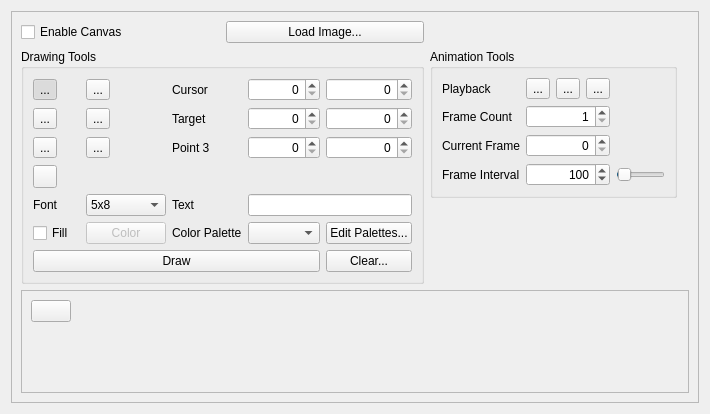
<?xml version="1.0" encoding="UTF-8"?>
<ui version="4.0">
 <class>CanvasControlWidget</class>
 <widget class="QWidget" name="CanvasControlWidget">
  <property name="geometry">
   <rect>
    <x>0</x>
    <y>0</y>
    <width>710</width>
    <height>414</height>
   </rect>
  </property>
  <property name="windowTitle">
   <string>Form</string>
  </property>
  <layout class="QGridLayout" name="canvasLayout">
   <item row="0" column="0">
    <widget class="QScrollArea" name="canvasScrollArea">
     <property name="frameShape">
      <enum>QFrame::StyledPanel</enum>
     </property>
     <property name="widgetResizable">
      <bool>true</bool>
     </property>
     <widget class="QWidget" name="canvasScrollAreaWidgetContents">
      <property name="geometry">
       <rect>
        <x>0</x>
        <y>0</y>
        <width>697</width>
        <height>383</height>
       </rect>
      </property>
      <layout class="QGridLayout" name="gridLayout_2">
       <property name="sizeConstraint">
        <enum>QLayout::SetMinimumSize</enum>
       </property>
       <item row="8" column="2">
        <spacer name="horizontalSpacer">
         <property name="orientation">
          <enum>Qt::Horizontal</enum>
         </property>
         <property name="sizeHint" stdset="0">
          <size>
           <width>40</width>
           <height>20</height>
          </size>
         </property>
        </spacer>
       </item>
       <item row="1" column="0">
        <layout class="QHBoxLayout" name="controlLayout">
         <item>
          <widget class="QCheckBox" name="enableCheckBox">
           <property name="toolTip">
            <string>Adds a Canvas to the Section</string>
           </property>
           <property name="text">
            <string>Enable Canvas</string>
           </property>
          </widget>
         </item>
         <item>
          <widget class="QPushButton" name="loadImageButton">
           <property name="text">
            <string>Load Image...</string>
           </property>
          </widget>
         </item>
        </layout>
       </item>
       <item row="8" column="0" alignment="Qt::AlignLeft|Qt::AlignTop">
        <widget class="QGroupBox" name="drawingToolsGroupBox">
         <property name="title">
          <string>Drawing Tools</string>
         </property>
         <layout class="QGridLayout" name="gridLayout_9">
          <item row="0" column="4">
           <widget class="QSpinBox" name="originXSpinBox">
            <property name="toolTip">
             <string/>
            </property>
            <property name="alignment">
             <set>Qt::AlignRight|Qt::AlignTrailing|Qt::AlignVCenter</set>
            </property>
            <property name="maximum">
             <number>65535</number>
            </property>
           </widget>
          </item>
          <item row="6" column="4" colspan="2">
           <widget class="QLineEdit" name="textLineEdit">
            <property name="toolTip">
             <string/>
            </property>
           </widget>
          </item>
          <item row="2" column="4">
           <widget class="QSpinBox" name="targetXSpinBox">
            <property name="toolTip">
             <string/>
            </property>
            <property name="alignment">
             <set>Qt::AlignRight|Qt::AlignTrailing|Qt::AlignVCenter</set>
            </property>
            <property name="maximum">
             <number>65535</number>
            </property>
           </widget>
          </item>
          <item row="2" column="3">
           <widget class="QLabel" name="targetLabel">
            <property name="text">
             <string>Target</string>
            </property>
           </widget>
          </item>
          <item row="0" column="3">
           <widget class="QLabel" name="originLabel">
            <property name="text">
             <string>Cursor</string>
            </property>
           </widget>
          </item>
          <item row="2" column="5">
           <widget class="QSpinBox" name="targetYSpinBox">
            <property name="toolTip">
             <string/>
            </property>
            <property name="alignment">
             <set>Qt::AlignRight|Qt::AlignTrailing|Qt::AlignVCenter</set>
            </property>
            <property name="maximum">
             <number>65535</number>
            </property>
           </widget>
          </item>
          <item row="6" column="2">
           <widget class="QComboBox" name="fontComboBox">
            <property name="toolTip">
             <string/>
            </property>
            <item>
             <property name="text">
              <string>5x8</string>
             </property>
            </item>
           </widget>
          </item>
          <item row="6" column="3">
           <widget class="QLabel" name="textLabel">
            <property name="text">
             <string>Text</string>
            </property>
           </widget>
          </item>
          <item row="4" column="3">
           <widget class="QLabel" name="target2Label">
            <property name="text">
             <string>Point 3</string>
            </property>
           </widget>
          </item>
          <item row="6" column="0">
           <widget class="QLabel" name="fontLabel">
            <property name="sizePolicy">
             <sizepolicy hsizetype="Minimum" vsizetype="Preferred">
              <horstretch>0</horstretch>
              <verstretch>0</verstretch>
             </sizepolicy>
            </property>
            <property name="text">
             <string>Font</string>
            </property>
           </widget>
          </item>
          <item row="4" column="4">
           <widget class="QSpinBox" name="target2XSpinBox">
            <property name="alignment">
             <set>Qt::AlignRight|Qt::AlignTrailing|Qt::AlignVCenter</set>
            </property>
            <property name="maximum">
             <number>65535</number>
            </property>
           </widget>
          </item>
          <item row="8" column="4">
           <widget class="QComboBox" name="paletteComboBox"/>
          </item>
          <item row="0" column="5">
           <widget class="QSpinBox" name="originYSpinBox">
            <property name="toolTip">
             <string/>
            </property>
            <property name="alignment">
             <set>Qt::AlignRight|Qt::AlignTrailing|Qt::AlignVCenter</set>
            </property>
            <property name="maximum">
             <number>65535</number>
            </property>
           </widget>
          </item>
          <item row="10" column="5">
           <widget class="QPushButton" name="clearButton">
            <property name="text">
             <string>Clear...</string>
            </property>
           </widget>
          </item>
          <item row="8" column="5">
           <widget class="QPushButton" name="editPaletteButton">
            <property name="text">
             <string>Edit Palettes...</string>
            </property>
           </widget>
          </item>
          <item row="8" column="2">
           <widget class="QPushButton" name="selectColorButton">
            <property name="enabled">
             <bool>false</bool>
            </property>
            <property name="toolTip">
             <string>Displays the selected drawing color</string>
            </property>
            <property name="text">
             <string>Color</string>
            </property>
           </widget>
          </item>
          <item row="4" column="5">
           <widget class="QSpinBox" name="target2YSpinBox">
            <property name="alignment">
             <set>Qt::AlignRight|Qt::AlignTrailing|Qt::AlignVCenter</set>
            </property>
            <property name="maximum">
             <number>65535</number>
            </property>
           </widget>
          </item>
          <item row="8" column="3">
           <widget class="QLabel" name="paletteLabel">
            <property name="text">
             <string>Color Palette</string>
            </property>
           </widget>
          </item>
          <item row="8" column="0">
           <widget class="QCheckBox" name="fillCheckBox">
            <property name="toolTip">
             <string>Fills in shapes, otherwise draws only the shape's outline</string>
            </property>
            <property name="text">
             <string>Fill</string>
            </property>
           </widget>
          </item>
          <item row="0" column="0">
           <widget class="QToolButton" name="circleToolButton">
            <property name="toolTip">
             <string>Circle tool</string>
            </property>
            <property name="text">
             <string>...</string>
            </property>
            <property name="icon">
             <iconset resource="../resources/images/images.qrc">
              <normaloff>:/icon_circle.png</normaloff>:/icon_circle.png</iconset>
            </property>
            <property name="checkable">
             <bool>true</bool>
            </property>
            <property name="checked">
             <bool>true</bool>
            </property>
            <property name="autoRaise">
             <bool>false</bool>
            </property>
           </widget>
          </item>
          <item row="10" column="0" colspan="5">
           <widget class="QPushButton" name="drawButton">
            <property name="text">
             <string>Draw</string>
            </property>
            <property name="icon">
             <iconset resource="../resources/images/images.qrc">
              <normaloff>:/icon_draw.png</normaloff>:/icon_draw.png</iconset>
            </property>
           </widget>
          </item>
          <item row="4" column="2">
           <widget class="QToolButton" name="brushToolButton">
            <property name="toolTip">
             <string>Brush tool</string>
            </property>
            <property name="text">
             <string>...</string>
            </property>
            <property name="icon">
             <iconset resource="../resources/images/images.qrc">
              <normaloff>:/icon_paint.png</normaloff>:/icon_paint.png</iconset>
            </property>
            <property name="checkable">
             <bool>true</bool>
            </property>
           </widget>
          </item>
          <item row="2" column="2">
           <widget class="QToolButton" name="rectToolButton">
            <property name="toolTip">
             <string>Rectangle tool</string>
            </property>
            <property name="text">
             <string>...</string>
            </property>
            <property name="icon">
             <iconset resource="../resources/images/images.qrc">
              <normaloff>:/icon_rectangle.png</normaloff>:/icon_rectangle.png</iconset>
            </property>
            <property name="checkable">
             <bool>true</bool>
            </property>
           </widget>
          </item>
          <item row="4" column="0">
           <widget class="QToolButton" name="textToolButton">
            <property name="toolTip">
             <string>Text tool</string>
            </property>
            <property name="text">
             <string>...</string>
            </property>
            <property name="icon">
             <iconset resource="../resources/images/images.qrc">
              <normaloff>:/icon_text.png</normaloff>:/icon_text.png</iconset>
            </property>
            <property name="checkable">
             <bool>true</bool>
            </property>
           </widget>
          </item>
          <item row="0" column="2">
           <widget class="QToolButton" name="lineToolButton">
            <property name="toolTip">
             <string>Line tool</string>
            </property>
            <property name="text">
             <string>...</string>
            </property>
            <property name="icon">
             <iconset resource="../resources/images/images.qrc">
              <normaloff>:/icon_line.png</normaloff>:/icon_line.png</iconset>
            </property>
            <property name="checkable">
             <bool>true</bool>
            </property>
           </widget>
          </item>
          <item row="2" column="0">
           <widget class="QToolButton" name="triangleToolButton">
            <property name="toolTip">
             <string>Triangle tool</string>
            </property>
            <property name="text">
             <string>...</string>
            </property>
            <property name="icon">
             <iconset resource="../resources/images/images.qrc">
              <normaloff>:/icon_triangle.png</normaloff>:/icon_triangle.png</iconset>
            </property>
            <property name="checkable">
             <bool>true</bool>
            </property>
           </widget>
          </item>
          <item row="5" column="0">
           <widget class="QToolButton" name="replaceToolButton">
            <property name="toolTip">
             <string>Replace tool</string>
            </property>
            <property name="text">
             <string/>
            </property>
            <property name="icon">
             <iconset resource="../resources/images/images.qrc">
              <normaloff>:/icon_replace.png</normaloff>:/icon_replace.png</iconset>
            </property>
            <property name="checkable">
             <bool>true</bool>
            </property>
           </widget>
          </item>
         </layout>
        </widget>
       </item>
       <item row="8" column="1" alignment="Qt::AlignTop">
        <widget class="QGroupBox" name="animationToolsGroupBox">
         <property name="minimumSize">
          <size>
           <width>217</width>
           <height>0</height>
          </size>
         </property>
         <property name="title">
          <string>Animation Tools</string>
         </property>
         <layout class="QGridLayout" name="gridLayout_8">
          <item row="4" column="0">
           <widget class="QLabel" name="frameRateLabel">
            <property name="text">
             <string>Frame Interval</string>
            </property>
           </widget>
          </item>
          <item row="2" column="0">
           <widget class="QLabel" name="currentFrameLabel">
            <property name="text">
             <string>Current Frame</string>
            </property>
           </widget>
          </item>
          <item row="0" column="0">
           <widget class="QLabel" name="toggleCanvasModeLabel">
            <property name="sizePolicy">
             <sizepolicy hsizetype="Minimum" vsizetype="Preferred">
              <horstretch>0</horstretch>
              <verstretch>0</verstretch>
             </sizepolicy>
            </property>
            <property name="text">
             <string>Playback</string>
            </property>
           </widget>
          </item>
          <item row="1" column="0">
           <widget class="QLabel" name="frameCountLabel">
            <property name="text">
             <string>Frame Count</string>
            </property>
           </widget>
          </item>
          <item row="1" column="1">
           <widget class="QSpinBox" name="frameCountSpinBox">
            <property name="toolTip">
             <string>Number of editable frames</string>
            </property>
            <property name="alignment">
             <set>Qt::AlignRight|Qt::AlignTrailing|Qt::AlignVCenter</set>
            </property>
            <property name="minimum">
             <number>1</number>
            </property>
            <property name="maximum">
             <number>255</number>
            </property>
           </widget>
          </item>
          <item row="2" column="1">
           <widget class="QSpinBox" name="currentFrameSpinBox">
            <property name="toolTip">
             <string>Currently displayed frame</string>
            </property>
            <property name="alignment">
             <set>Qt::AlignRight|Qt::AlignTrailing|Qt::AlignVCenter</set>
            </property>
            <property name="minimum">
             <number>0</number>
            </property>
            <property name="maximum">
             <number>255</number>
            </property>
            <property name="value">
             <number>0</number>
            </property>
           </widget>
          </item>
          <item row="4" column="1">
           <widget class="QSpinBox" name="frameIntervalSpinBox">
            <property name="toolTip">
             <string>Amount of time between frames</string>
            </property>
            <property name="alignment">
             <set>Qt::AlignRight|Qt::AlignTrailing|Qt::AlignVCenter</set>
            </property>
            <property name="maximum">
             <number>6000</number>
            </property>
            <property name="value">
             <number>100</number>
            </property>
           </widget>
          </item>
          <item row="0" column="1">
           <layout class="QHBoxLayout" name="playbackLayout">
            <item>
             <widget class="QToolButton" name="playbackPreviousToolButton">
              <property name="text">
               <string>...</string>
              </property>
              <property name="icon">
               <iconset resource="../resources/images/images.qrc">
                <normaloff>:/icon_back.png</normaloff>:/icon_back.png</iconset>
              </property>
              <property name="autoRepeat">
               <bool>true</bool>
              </property>
             </widget>
            </item>
            <item>
             <widget class="QToolButton" name="playbackStartStopToolButton">
              <property name="text">
               <string>...</string>
              </property>
              <property name="icon">
               <iconset resource="../resources/images/images.qrc">
                <normaloff>:/icon_pause.png</normaloff>
                <normalon>:/icon_play.png</normalon>:/icon_pause.png</iconset>
              </property>
              <property name="checkable">
               <bool>true</bool>
              </property>
             </widget>
            </item>
            <item>
             <widget class="QToolButton" name="playbackNextToolButton">
              <property name="text">
               <string>...</string>
              </property>
              <property name="icon">
               <iconset resource="../resources/images/images.qrc">
                <normaloff>:/icon_next.png</normaloff>:/icon_next.png</iconset>
              </property>
              <property name="autoRepeat">
               <bool>true</bool>
              </property>
             </widget>
            </item>
           </layout>
          </item>
          <item row="4" column="2">
           <widget class="QSlider" name="frameIntervalSlider">
            <property name="maximum">
             <number>6000</number>
            </property>
            <property name="value">
             <number>100</number>
            </property>
            <property name="orientation">
             <enum>Qt::Horizontal</enum>
            </property>
           </widget>
          </item>
         </layout>
        </widget>
       </item>
       <item row="9" column="0" colspan="3">
        <widget class="QScrollArea" name="colorPickerScrollArea">
         <property name="verticalScrollBarPolicy">
          <enum>Qt::ScrollBarAlwaysOff</enum>
         </property>
         <property name="widgetResizable">
          <bool>true</bool>
         </property>
         <widget class="QWidget" name="colorPickerScrollAreaWidgetContents">
          <property name="geometry">
           <rect>
            <x>0</x>
            <y>0</y>
            <width>677</width>
            <height>68</height>
           </rect>
          </property>
          <layout class="QFormLayout" name="formLayout">
           <item row="0" column="0">
            <widget class="QPushButton" name="colorPickerCancelButton">
             <property name="sizePolicy">
              <sizepolicy hsizetype="Fixed" vsizetype="Fixed">
               <horstretch>0</horstretch>
               <verstretch>0</verstretch>
              </sizepolicy>
             </property>
             <property name="minimumSize">
              <size>
               <width>0</width>
               <height>0</height>
              </size>
             </property>
             <property name="text">
              <string/>
             </property>
             <property name="icon">
              <iconset resource="../resources/images/images.qrc">
               <normaloff>:/icon_cancel.png</normaloff>:/icon_cancel.png</iconset>
             </property>
            </widget>
           </item>
           <item row="0" column="1">
            <layout class="QHBoxLayout" name="colorPickerLayout"/>
           </item>
          </layout>
         </widget>
        </widget>
       </item>
      </layout>
     </widget>
    </widget>
   </item>
  </layout>
 </widget>
 <tabstops>
  <tabstop>canvasScrollArea</tabstop>
  <tabstop>enableCheckBox</tabstop>
  <tabstop>loadImageButton</tabstop>
  <tabstop>circleToolButton</tabstop>
  <tabstop>lineToolButton</tabstop>
  <tabstop>triangleToolButton</tabstop>
  <tabstop>rectToolButton</tabstop>
  <tabstop>textToolButton</tabstop>
  <tabstop>brushToolButton</tabstop>
  <tabstop>fontComboBox</tabstop>
  <tabstop>fillCheckBox</tabstop>
  <tabstop>selectColorButton</tabstop>
  <tabstop>originXSpinBox</tabstop>
  <tabstop>originYSpinBox</tabstop>
  <tabstop>targetXSpinBox</tabstop>
  <tabstop>targetYSpinBox</tabstop>
  <tabstop>target2XSpinBox</tabstop>
  <tabstop>target2YSpinBox</tabstop>
  <tabstop>textLineEdit</tabstop>
  <tabstop>paletteComboBox</tabstop>
  <tabstop>editPaletteButton</tabstop>
  <tabstop>colorPickerScrollArea</tabstop>
  <tabstop>colorPickerCancelButton</tabstop>
  <tabstop>drawButton</tabstop>
  <tabstop>clearButton</tabstop>
  <tabstop>playbackPreviousToolButton</tabstop>
  <tabstop>playbackStartStopToolButton</tabstop>
  <tabstop>playbackNextToolButton</tabstop>
  <tabstop>frameCountSpinBox</tabstop>
  <tabstop>currentFrameSpinBox</tabstop>
  <tabstop>frameIntervalSpinBox</tabstop>
  <tabstop>frameIntervalSlider</tabstop>
 </tabstops>
 <resources>
  <include location="../resources/images/images.qrc"/>
 </resources>
 <connections/>
</ui>
